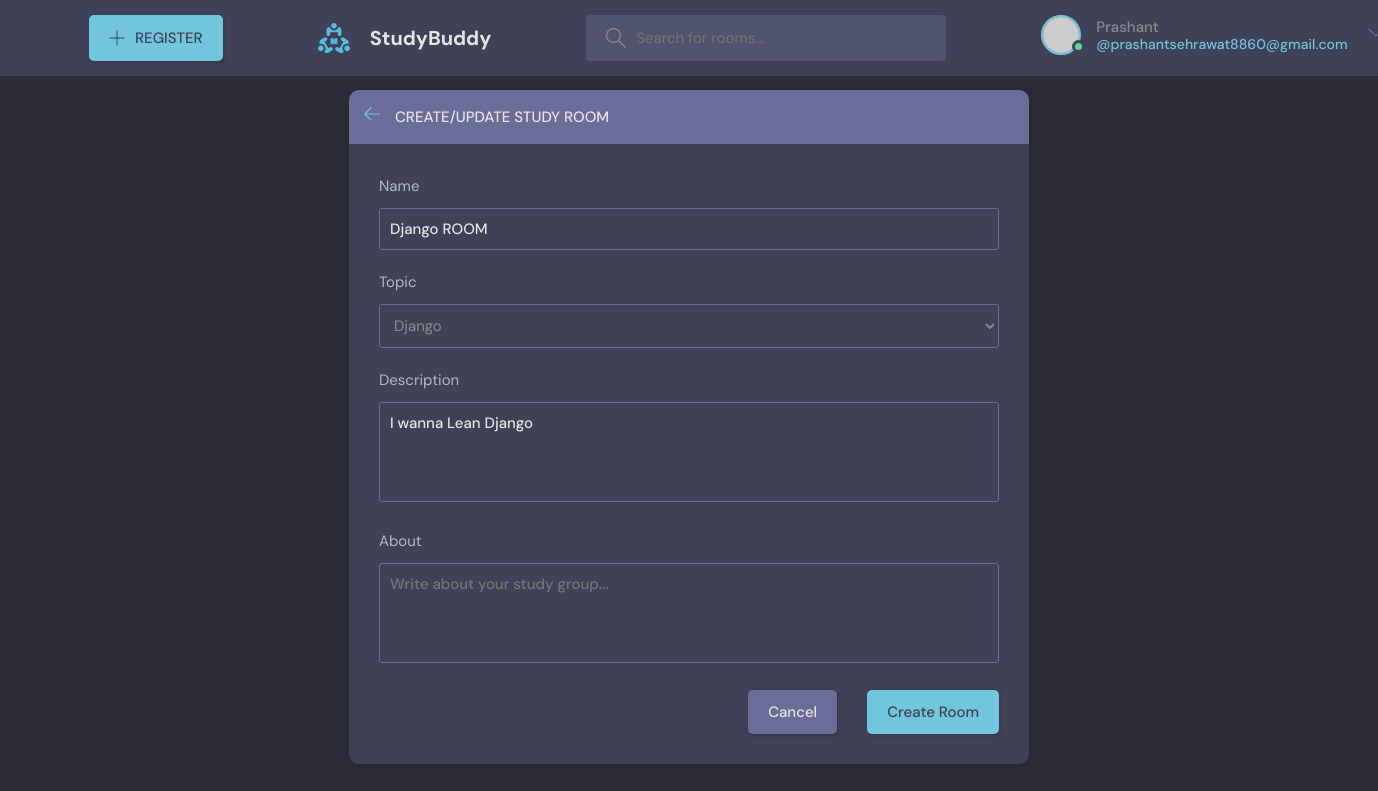
/update_room/16 (signed in), run on the app's committed database.
### base/models.py (models this page shows, shortened)
class Room(models.Model):
    host=models.ForeignKey(User,on_delete=models.SET_NULL , null=True)
    name=models.CharField(max_length=20)
    topic=models.ForeignKey(Topic ,on_delete=models.CASCADE,null=True)
    participant=models.ManyToManyField(User , related_name="participant")
    description=models.TextField(null=True,blank=True)
    created_at=models.DateTimeField(auto_now_add=True)
    updated_at=models.DateTimeField(auto_now=True)
    class Meta:
        ordering=['-updated_at','created_at']

### base/views.py (the view)
# urls.py: path('update_room/<str:pk>',UpdateRoom,name="Update-Room"),
@login_required(login_url='User-login')
def UpdateRoom(request,pk):
    room=Room.objects.get(id=pk)
    form=CreateRoomForm(instance=room)
    if request.method == "POST":
     form=CreateRoomForm(request.POST,instance=room)
     if form.is_valid():
        form.save()
        return redirect("/")
    context={'form':form}
    return render(request,"base/room_form.html",context)

### base/form.py
class CreateRoomForm(forms.ModelForm):
    class Meta:
        model=Room
        fields="__all__"
        exclude=['host','participant']

### base/models.py (called while the page is built)
    def __str__(self):
        return self.name

### base/templates/base/room_form.html (shortened to what this page needs)
{% extends 'main.html' %}
{% block content %}
  <main class="create-room layout">
    <div class="container">
      <div class="layout__box">
        <div class="layout__boxHeader">
          <div class="layout__boxTitle">
            <a href="{% url 'home' %}">
              <svg version="1.1" xmlns="http://www.w3.org/2000/svg" width="32" height="32" viewBox="0 0 32 32">
                <title>arrow-left</title>
                <path
                  d="M13.723 2.286l-13.723 13.714 13.719 13.714 1.616-1.611-10.96-10.96h27.625v-2.286h-27.625l10.965-10.965-1.616-1.607z">
                </path>
              </svg>
            </a>
            <h3>Create/Update Study Room</h3>
          </div>
        </div>
        <div class="layout__body">
          <form  method="POST" action="" class="post-form">
            {% for field in form %}
            <div class="form__group">
              <label for="room_name">{{field.label}}</label>
              {{field}}
            </div>
            {% endfor %}
            <div class="form__group">
              <label for="room_about">About</label>
              <textarea name="room_about" id="room_about" placeholder="Write about your study group..."></textarea>
            </div>
            <div class="form__action">
              <a class="btn btn--dark" href="{% url 'home' %}">Cancel</a>
              <button class="btn btn--main" type="submit">Create Room</button>
            </div>
          </form>
        </div>
      </div>
    </div>
{% endblock %}

### templates/navbar.html (shortened to what this page needs)
{% load static %}
<header class="header header--loggedIn">
    <div class="container">
      <a class="btn btn--main" href="{% url 'User-register' %}">
        <svg version="1.1" xmlns="http://www.w3.org/2000/svg" width="32" height="32" viewBox="0 0 32 32">
          <title>Register</title>
          <path
            d="M16.943 0.943h-1.885v14.115h-14.115v1.885h14.115v14.115h1.885v-14.115h14.115v-1.885h-14.115v-14.115z"
          ></path>
        </svg>
        REGISTER
      </a>
      <a href="{% url 'home' %}" class="header__logo">
        <img src="{% static 'images/logo.svg' %}" />
        <h1>StudyBuddy</h1>
      </a>
      <form class="header__search" method="GET" action="{% url 'home' %}">
        <label>
          <input name="q" type="text" placeholder="Search for rooms..." />
        </label>
      </form>
      <nav class="header__menu">
    {% if request.user.is_authenticated %}
        <div class="header__user">
          <a href="{% url 'User-Profile' user.id %}">
            <div class="avatar avatar--medium active">
              <img src="https://randomuser.me/api/portraits/men/37.jpg" />
            </div>
            <p>{{request.user}} <span>@{{request.user.email}}</span></p>
          </a>
          <button class="dropdown-button">
            <svg version="1.1" xmlns="http://www.w3.org/2000/svg" width="32" height="32" viewBox="0 0 32 32">
              <title>chevron-down</title>
              <path d="M16 21l-13-13h-3l16 16 16-16h-3l-13 13z"></path>
            </svg>
          </button>
        </div>
        {% else %}
         <a href="{% url 'User-login' %}">
          <img src="{% static 'images/avatar.svg' %}"/>
          <p>Login</p>
        </a>
        {% endif %}
      </nav>
    </div>
  </header>

### data on the page
Room: form "Django ROOM" "Django" "I wanna Lean Django"

### other printed values
{{ request.user }} "Prashant"
{{ request.user.email }} "prashantsehrawat8860@gmail.com"
{{ field.label }} "Name" "Topic" "Description"
